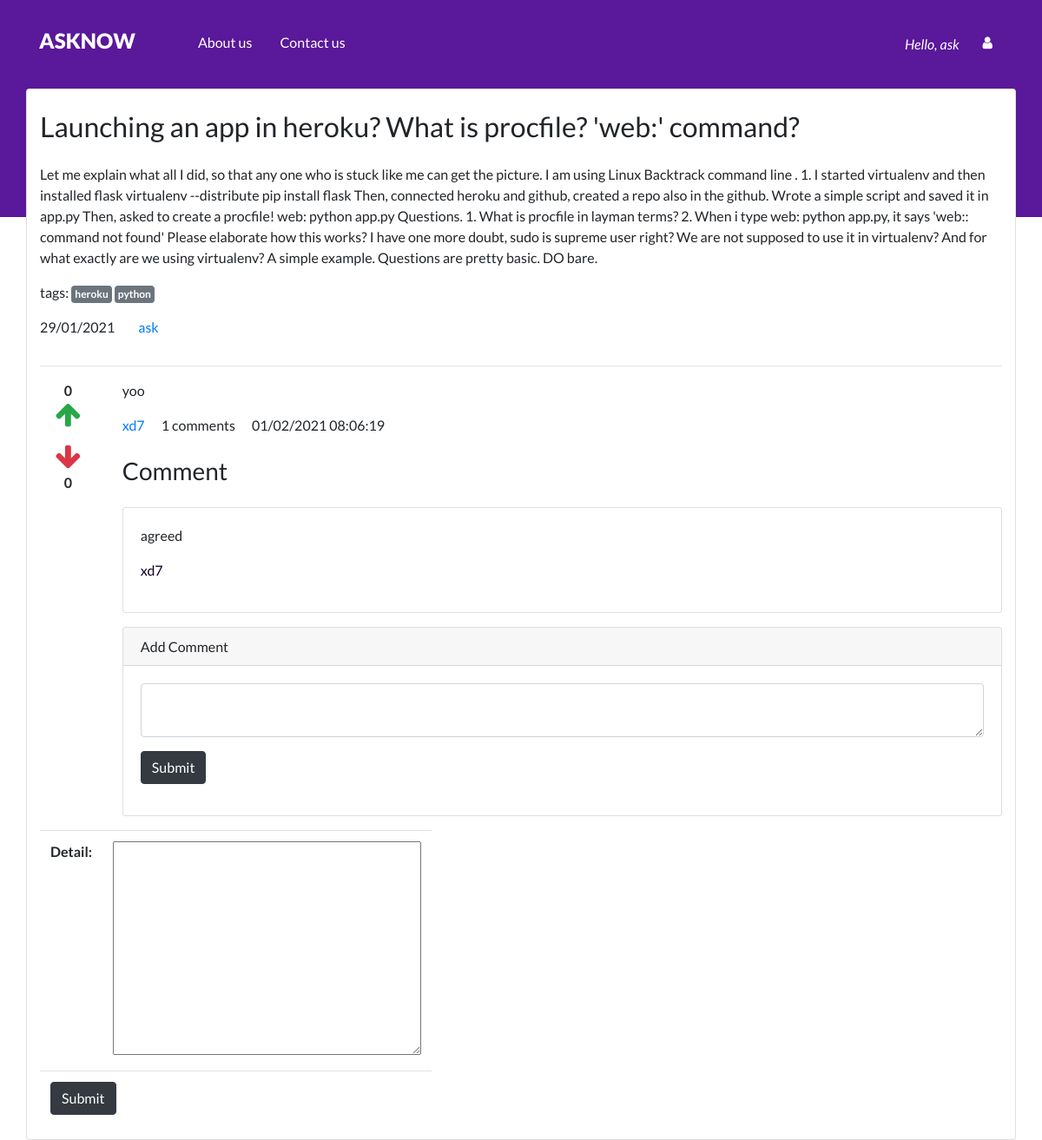
Screenshot of /detail/2 (signed in) with the database file from the repository.
### Qpost/models.py (models this page shows, shortened)
class Question(models.Model):
    user = models.ForeignKey(User, on_delete=models.CASCADE)
    title = models.CharField(max_length=300)
    detail = models.TextField()
    tags = models.TextField(default='')
    add_time = models.DateTimeField(auto_now_add=True)

class Answer(models.Model):
    question = models.ForeignKey(Question, on_delete=models.CASCADE)
    user = models.ForeignKey(User, on_delete=models.CASCADE)
    detail = models.TextField()
    add_time = models.DateTimeField(auto_now_add=True)

class Comment(models.Model):
    answer = models.ForeignKey(Answer, on_delete=models.CASCADE)
    user = models.ForeignKey(
        User, on_delete=models.CASCADE, related_name='comment_user')
    comment = models.TextField(default='')
    add_time = models.DateTimeField(auto_now_add=True)

### Qpost/views.py (the view, shortened to what this page needs)
# urls.py: path('detail/<int:id>', views.detail, name='detail'),
@login_required
def detail(request, id):
    quest = Question.objects.get(pk=id)
    tags = quest.tags.split(',')
    answers = Answer.objects.filter(question=quest)
    answerform = AnswerForm
    return render(request, 'detail.html', {
        'quest': quest,
        'tags': tags,
        'answers': answers,
        'answerform': answerform
    })

### templates/detail.html (shortened to what this page needs)
{% load static %}
{% load humanize %}
<!DOCTYPE html>
<html lang="en">
<head>
    <link rel="stylesheet" href="https://cdn.jsdelivr.net/npm/bootstrap@4.5.3/dist/css/bootstrap.min.css"
 />
    <link rel="stylesheet" href="https://stackpath.bootstrapcdn.com/font-awesome/4.7.0/css/font-awesome.min.css"
>
    <link rel="stylesheet" href="{% static 'css/style.css' %}" />
</head>
<body>
<div class="header" >
        {% include 'components/nav.html' %}
            <div class="card container">
                <h2 class="my-4">{{quest.title}}</h2>
                <p>{{quest.detail}}</p>
                <p>
                    tags:
                    {% for tag in tags %}
                    <a href="/tag/{{tag|slugify}}" class="badge badge-secondary p-1">{{tag}}</a>
                    {% endfor %}
                </p>
                <p>
                    <span class="mr-4">{{quest.add_time|date:'d/m/Y'}}</span>
                    <a href="#">{{quest.user.username}}</a>
                </p>
                <hr/>
                {% for answer in answers %}
                <div class="row">
                    <div class="col-1" style="text-align: center;">
                        <div class="upvote">
                            <strong class="upvote-count-{{answer.id}}">{{answer.upvote_set.count}}</strong><br/>
                            <span class="text-success">
                                <i class="fa fa-arrow-up fa-2x upvote-click" data-answer="{{answer.id}}"></i>
                            </span>
                        </div>
                        <div class="downvote mt-3">
                            <span class="text-danger">
                                <i class="fa fa-arrow-down fa-2x downvote-click" data-answer="{{answer.id}}"></i>
                            </span><br/>
                            <strong class="downvote-count-{{answer.id}}">{{answer.downvote_set.count}}</strong>
                        </div>
                    </div>
                    <div class="col-11">
                        <p>
                            {{ answer.detail }}
                        </p>
                        <p>
                            <a href="#" class="mr-3">{{answer.user.username}}</a>
                            <span class="mr-3"><span class="comment-count-{{answer.id}}">{{answer.comment_set.count}}</span> comments</span>
                            <span>{{answer.add_time|date:'d/m/Y h:i:s'}}</span>
                        </p>
                        <h3 class="my-4">Comment</h3>
                        <div class="comment-wrapper-{{answer.id}}">
                            {% for comment in answer.comment_set.all %}
                            <div class="card mb-2">
                                <div class="card-body">
                                    <p>{{comment.comment}}</p>
                                    <p>
                                        <a href="#">{{comment.user.username}}</a>
                                    </p>
                                </div>
                            </div>
                            {% endfor %}
                        </div>
                        {% if user.is_authenticated %}
                        <div class="card my-3">
                            <h6 class="card-header">Add Comment</h6>
                            <div class="card-body">
                                <textarea class="form-control comment-text-{{answer.id}}"></textarea>
                                <button type="button" data-answer="{{answer.id}}" class="btn btn-dark my-3 save-comment">Submit</button>
                            </div>
                        </div>
                        {% endif %}
                    </div>
                </div>
                {% endfor %}
                {% if user.is_authenticated %}
                <form method="post">
                    <table class="table table-responsive">
                        {{answerform.as_table}}
                        <tr>
                            <td colspan="2">
                                <input type="submit" class="btn btn-dark" />
                            </td>
                        </tr>
                    </table>
                </form>
                {% endif %}
            </div>
    </div>
</body>
</html>

### templates/components/nav.html (shortened to what this page needs)
{% load static %}
<nav class="navbar navbar-expand-lg py-4">
    <div class="container">
        <a href="{% url 'home' %}"><h1 class="navbar-brand text-white text-uppercase" >AskNow</h1></a>
        <div class="collapse navbar-collapse" id="navbarNav">
            {% if request.user.is_authenticated %}
            <ul class="navbar-nav text-sm-center pl-lg-5 font-weight-normal">
                <li class="nav-item">
                    <a class="nav-link" href="#">About us</a>
                </li>
                <li class="nav-item">
                    <a class="nav-link" href="#">Contact us </a>
                </li>
            </ul>
            {% endif %}
            <div class="row ml-lg-auto justify-content-center">
                {% if not request.user.is_authenticated %}
                <a class="bttn btn btn-default" href='{% url "register" %}'>Register</a>
                <a class="bttn btn btn-default ml-1" href='{% url "login" %}'>Login</a>
                {% else %}
                <span class="text-white nav-item font-italic my-2">Hello, {{request.user}}</span>
                <div class="col-auto">
                    <a class="bttn btn btn-default" href="#" role="button" aria-pressed="false"
                        data-toggle="dropdown"><i class="fa fa-user" aria-hidden="true">
                        </i></a>
                </div>
                {% endif %}
            </div>
        </div>
    </div>
</nav>

### static/css/style.css (style rules this page uses)
body { padding: 0; margin: 0; background: #fff; font-family: "Lato", sans-serif; }
.header { background-color: #5a189a; height: 250px; }
.navbar-brand { font-size: 24px; font-weight: 900; }
.nav-link, .navbar-brand { color: #fff; cursor: pointer; }
.nav-link { margin-right: 1em !important; margin-bottom: 5px; }
.bttn { font-weight: bold; color: #fff; border: 0px solid; }
.card-body a { color : #10002b; text-decoration: none }

### rows the page displays
Question: title "Launching an app in heroku? What is procfile? 'web:' command?", detail "Let me explain what all I did, so that any one who is stuck like me can get the picture. I am using Linux Backtrack command line . 1. I started virtualenv and then installed flask virtualenv --distribute pip install flask Then, connected heroku and github, created a repo also in the github. Wrote a simple script and saved it in app.py Then, asked to create a procfile! web: python app.py Questions. 1. What is procfile in layman terms? 2. When i type web: python app.py, it says 'web:: command not found' Please elaborate how this works? I have one more doubt, sudo is supreme user right? We are not supposed to use it in virtualenv? And for what exactly are we using virtualenv? A simple example.…", add_time "29/01/2021", user.username "ask"
Answer: upvote_set.count "0", downvote_set.count "0", detail "yoo", user.username "xd7", comment_set.count "1", add_time "01/02/2021 08:06:19"
Comment: comment "agreed", user.username "xd7"

### other values shown
{{ request.user }} "ask"
{{ tag }} "heroku" "python"
